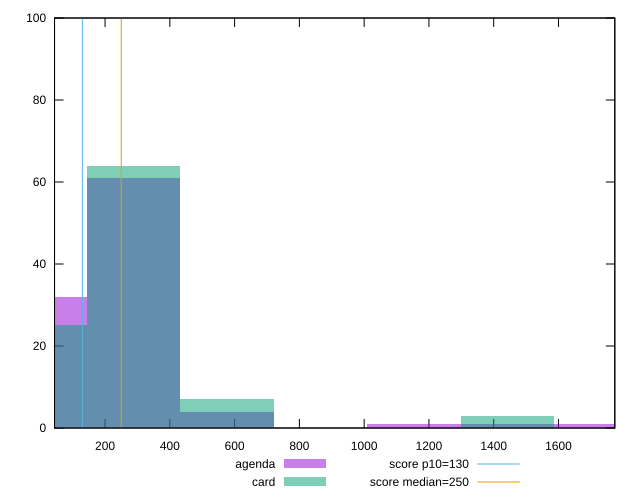

Write gnuplot code to recreate this figure.
reset

$agenda <<EOF
1153.9653661161315 1
1442.4567076451644 1
1730.9480491741972 1
0 32
288.49134152903287 61
576.9826830580657 4
EOF

$card <<EOF
1442.4567076451644 3
576.9826830580657 7
0 25
288.49134152903287 64
EOF

set key outside below
set boxwidth 288.49134152903287
set xrange [44:1774]
set yrange [0:100]
set trange [0:100]
set style fill transparent solid 0.5 noborder

set parametric
set terminal svg size 640, 500 enhanced background rgb 'white'
set output "report/report_00029_2021-02-24T13-36-40.390Z/max-potential-fid/comparison/histogram/1_vs_2.svg"

plot $agenda title "agenda" with boxes, \
     $card title "card" with boxes, \
     130,t title "score p10=130", \
     250,t title "score median=250"

reset
